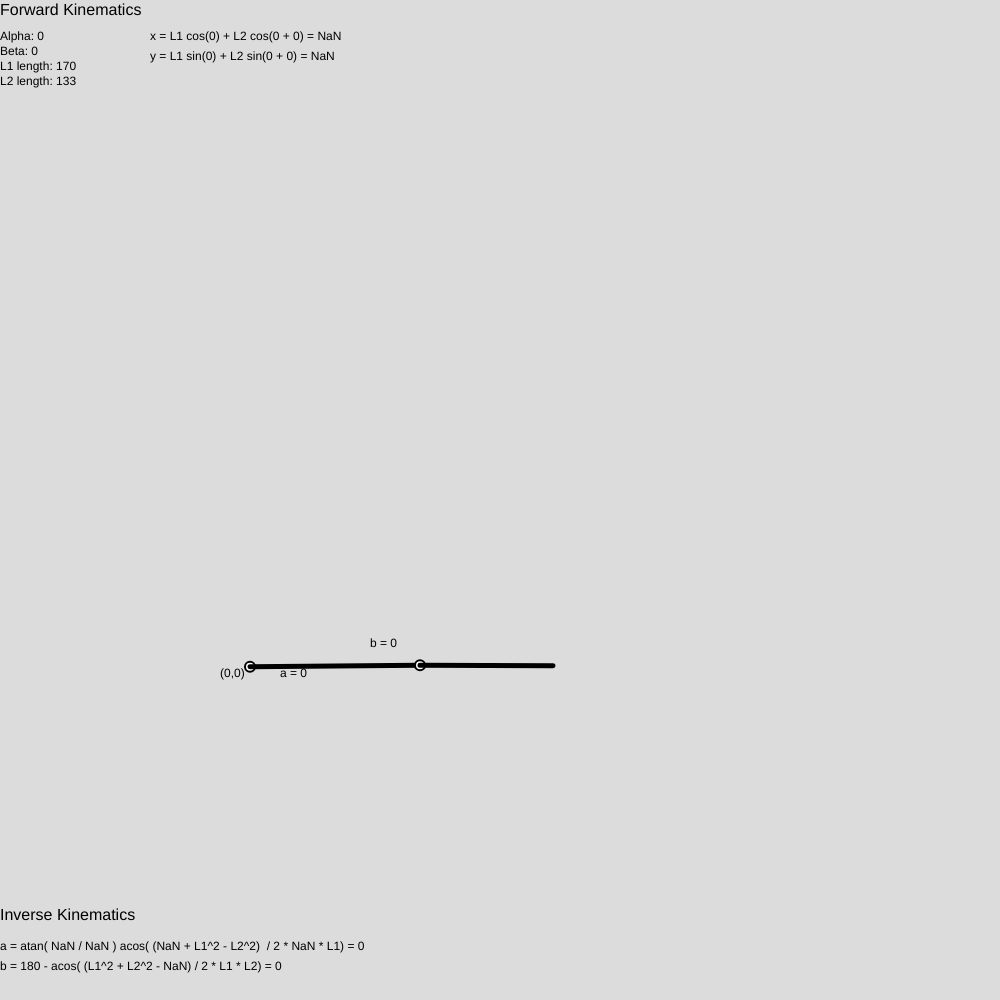
Frame 1 (no input)
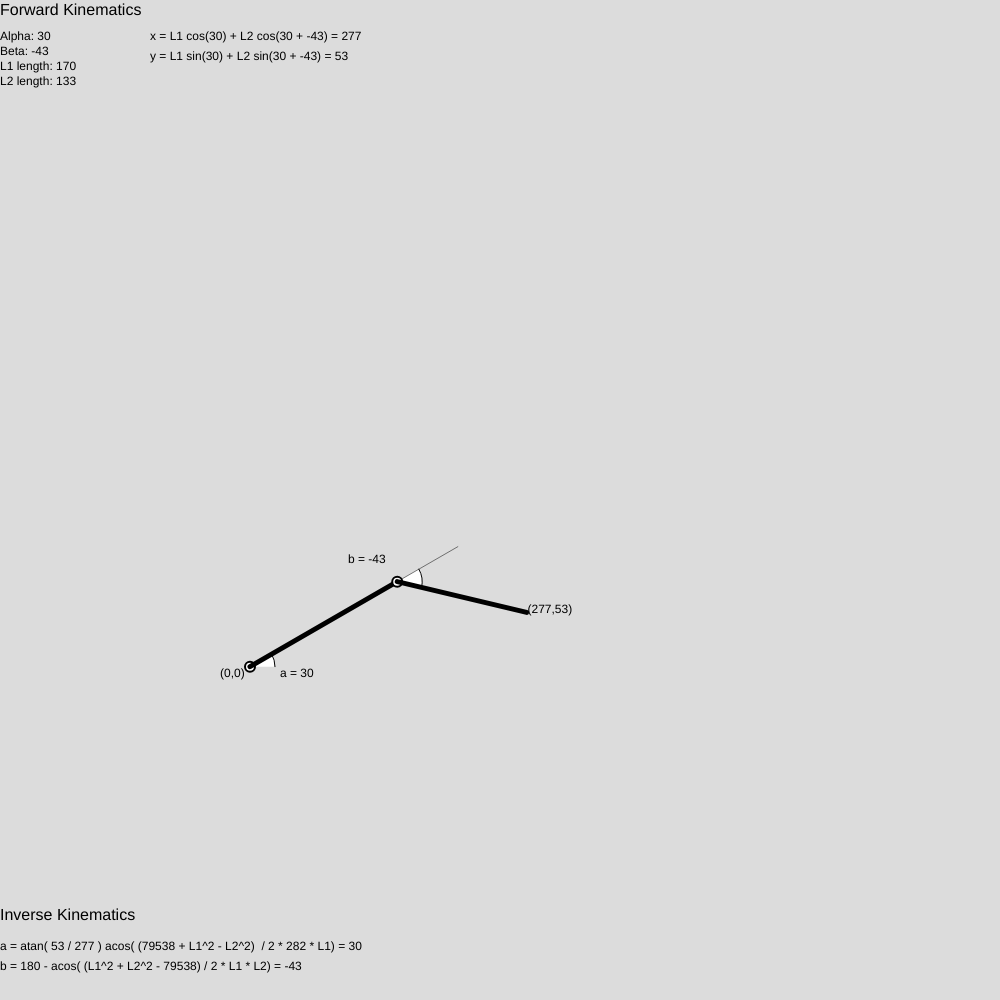
Frame 60 (no input)
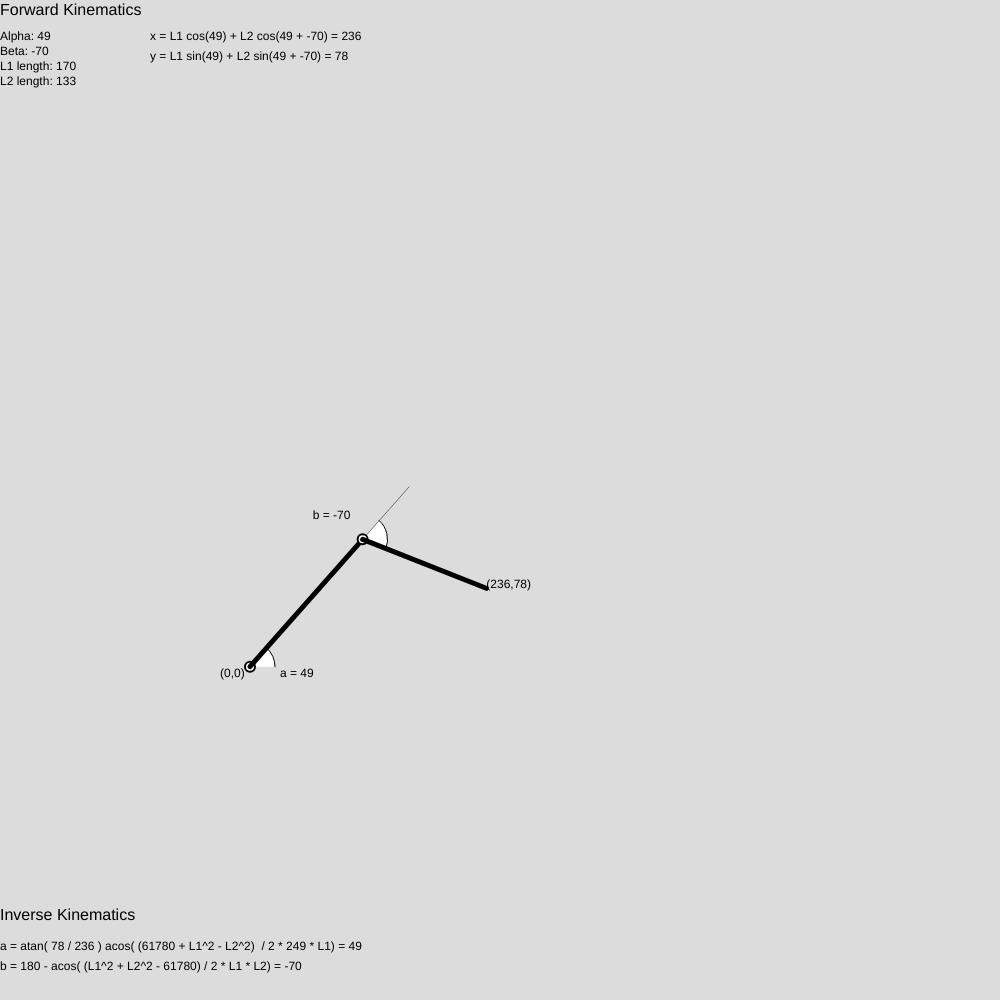
Frame 120 (the mouse pressed at the canvas centre since frame 60)

The p5.js sketch that drew these frames (run headless with seeded random() and noise() and a simulated clock; from frame 60 on, the mouse is pressed at the canvas centre):

// p5.js sketch
// ── sketch.js
let l1,l2,l3; //limb object declaration
let l1_len = 170 , l2_len = 133;
let a = 0 , b = 0;
let faux_origin; // faux origin for computations
let path = []; //2x3 array that contains 3 points on a path



function setup() {
  createCanvas(1000, 1000);
  
  //set angle mode
  angleMode(DEGREES);
  
  //instantiate limbs
  l1 = new limb(width/4,height/3,l1_len);
  l2 = new limb(l1.end_x , l1.end_y ,l2_len);
  
  faux_origin = createVector(l1.x,l1.y);
  
  //set path queue
  path.push(createVector(50,100));  //start at home
  path.push(createVector(200,150)); //desired end point
  
  
   
}

function draw() {
  background(220);
  
  //label important points and set origin to lower left
  label_diagram(l1.x,l1.y,l2.end_x,l2.end_y,a,b,l1.L_len,l2.L_len);
  
  //path should always starts at (0,0)
  inc = move_angles(path[0],path[1],a,b,l1.L_len,l2.L_len);
  a = inc.x;
  b = inc.y;
  
  //update robot manipulator
  show_angles(l1.x,l1.y,l1.L_len,a,b);
  l1.extend = true;
  l1.display(a);
  
  
  l2.x = l1.end_x;
  l2.y = l1.end_y;
  
  l2.display(a+b);
  
}

class limb{
  
  constructor(x,y , L_len){
    this.x = x;
    this.y = y;
    this.end_x = this.x + (this.L_len * cos(random(0,180)));
    this.end_y = this.y + (this.L_len * sin(random(0,180)));
    this.ext_x = this.x + ((this.L_len + 70) * cos(0));
    this.ext_y = this.y + ((this.L_len + 70) * sin(0));
    
    this.extend = false;
    this.slope = (this.end_y - this.y ) / (this.end_x - this.x);
    this.L_len = L_len;
  }
  
  display(angle){
    
    //update end point
    this.end_x = this.x + (this.L_len * cos(angle));
    this.end_y = this.y + (this.L_len * sin(angle));
    
    //extend Limb for angle visualisation
    this.ext_x = this.x + ((this.L_len + 70) * cos(angle));
    this.ext_y = this.y + ((this.L_len + 70) * sin(angle));
    
    this.slope = (this.end_y - this.y ) / (this.end_x - this.x);
    
    
    strokeWeight(2);
    
    //draw limb
    circle(this.x,this.y, 10);
    strokeWeight(5);
    line(this.x , this.y ,this.end_x,this.end_y);
    
    if(this.extend === true){
      strokeWeight(0.5);
      line(this.x,this.y,this.ext_x,this.ext_y);  
    }
    
    
  }
}


//function to calculate inverse kinematics
function calculate_ik(L1_len,L2_len,dest_x,dest_y){
  
  var L1_sqrd = L1_len * L1_len;
  var L2_sqrd = L2_len * L2_len;
  var r = sqrt( (dest_x * dest_x) + (dest_y * dest_y));
  var r_sqrd = r * r;
  
  //calculating for beta
  var beta = 180 - acos((L1_sqrd + L2_sqrd  - r_sqrd )/(2 * L1_len * L2_len));
  
  //calculating for alpha
  var alpha = atan(dest_y/dest_x) + acos((r_sqrd + L1_sqrd - L2_sqrd)/(2 * L1_len * r));
  
  //note that beta is always defined as negative;
  return createVector(alpha,-beta);
}


//function to facilitate incrementing of angles
// makes use of 
function move_angles(src,dest,alpha,beta,L1,L2){
  var p1_angles = calculate_ik(L1,L2,src.x,src.y);
  var p2_angles = calculate_ik(L1,L2,dest.x,dest.y);
  
  //calculate change in angle of alpha
  var d_alpha = p2_angles.x - p1_angles.x;
  var d_beta = p2_angles.y - p1_angles.y;
  
  /*
  var s_alpha = 0.5;
  var s_beta = (s_alpha * d_beta)/d_alpha;
  */
  var s_alpha = 0;
  var s_beta = 0;
  
  
  if(beta > p2_angles.y){
    s_alpha = 0.5;
    s_beta = (s_alpha * d_beta)/d_alpha;
  }
  
  
  
  return createVector( alpha + s_alpha , beta + s_beta);
}


function show_angles(start_x,start_y, L_len,alpha,beta){
  
  strokeWeight(1);
  
  //change this to change arc size
  var arc_sz = 50;
  
  //arc visualizing alpha
  arc(start_x , start_y ,arc_sz,arc_sz, 0,alpha);
  
  
  var end = createVector(start_x + L_len *(cos(alpha)) , start_y + L_len * (sin(alpha)));
  
  //arc visualizing beta note: added some filtering since glitches
  if( beta > 1 ) arc(end.x,end.y,arc_sz,arc_sz, alpha ,alpha + beta );
  else if(beta < -1)arc(end.x,end.y,arc_sz,arc_sz, (alpha + beta) , alpha);
  
}

function label_diagram(origin_x,origin_y,end_x,end_y,alpha,beta,L1_len , L2_len){
  
  //label faux origin
  text('(0,0)', origin_x - 30 ,height - origin_y + 10);
  
  //label faux end effector relative to faux origin
  var end_eff_x = round(end_x - origin_x);
  var end_eff_y = round(end_y - origin_y);
  text( '(' + end_eff_x +','+ end_eff_y + ')' , end_x ,height- end_y); 
  
  //show Forward kinematics
  textSize(16);
  text('Forward Kinematics',0,15);
  textSize(12);
  
  //display variables on upper left
  text('Alpha: ' + round(alpha) + '\nBeta: ' + round(beta) +'\nL1 length: '+ L1_len + '\nL2 length: '+ L2_len  ,0,40);
  
  //display calculations lower right
  var x_calc = 'x = L1 cos('+ round(alpha)+') + L2 cos('+round(alpha)+' + '+ round(beta) + ') = ' + end_eff_x;
  var y_calc = 'y = L1 sin('+ round(alpha)+') + L2 sin('+round(alpha)+' + '+ round(beta) + ') = ' + end_eff_y;
  text(x_calc,150,40);
  text(y_calc,150,60);
  
  //label angles
  text('a = ' + round(alpha),origin_x + 30,height - origin_y + 10);
  
  if(beta > 0) text('b = ' + round(beta), origin_x + (L1_len * cos(alpha)) + 30 ,  height - (origin_y + L1_len * sin(alpha)));
  else text('b = ' + round(beta), origin_x + (L1_len * cos(alpha)) -50 ,  height - (origin_y + L1_len * sin(alpha)) - 20);
  
  
  //Show inverse kinematics
  
  textSize(16);
  text('Inverse Kinematics',0,height - 80);
  textSize(12);
  
  var r_sqrd = (end_eff_y * end_eff_y) + ( end_eff_x * end_eff_x);
  var r = sqrt(r_sqrd);
  
  text('a = atan( ' + end_eff_y +' / ' + end_eff_x + ' ) acos( ('+ r_sqrd +' + L1^2 - L2^2)  / 2 * '+ round(r) + ' * L1) = '+ round(alpha),0,height - 50);
  text('b = 180 - acos( (L1^2 + L2^2 - ' + r_sqrd + ') / 2 * L1 * L2) = '+ round(beta) , 0,height - 30); 
  
  
  //set origin to lower left
  translate(0,height);
  
  //invert y axis (y increases upwards)
  scale(1,-1);
  
}
